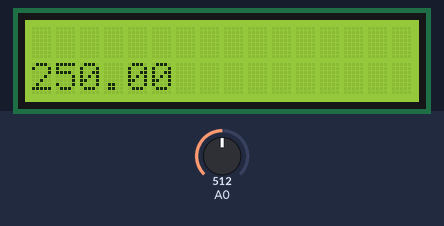
Bench run of a sketch on a simulated Arduino Uno, built with avr-gcc and run on an emulated ATmega328P. On the bench: 16×2 character LCD. The test bench sets the inputs (shaded band); at power-on: A0 = 512.

Above: at 1.2 s.
1.3 s: A0 set to 716
At 2.9 s:
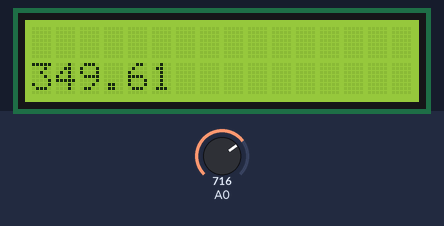
4.6 s: A0 set to 900
At 5.5 s:
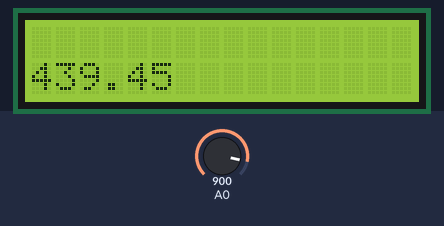
7.6 s: A0 set to 1023
At 8.9 s:
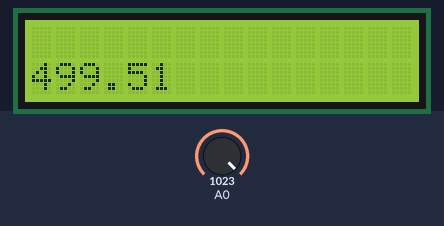
Timing chart, 0 to 10.6 s (numbered marks = the images above; inputs shaded):
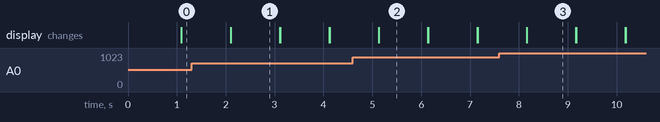

Measured:
- after the input at 1.3 s, the display: first differs from a run without the input after 0.80 s (image 1)
- after the input at 4.6 s, the display: first differs from a run without the input after 0.53 s (image 2)
- after the input at 7.6 s, the display: first differs from a run without the input after 0.56 s (image 3)
- what the display in image 1 shows lasts 1.0 s, from 2.1 s to 3.1 s

The sketch:

ADC.ino
```cpp
// To interface Potentiometer to Arduino UNO, read the analog values and print it on CLCD and test ADC

// to use i2C protocol and LCD library
// i2C library

#include<Wire.h>
// LCD library with i2C
#include<LiquidCrystal_I2C.h>

// create object of lcd with i2c address of 0x27, 2 line display with 16 character each
LiquidCrystal_I2C lcd(0x27, 16, 2);

void setup()
{
  // initialize the lcd
  lcd.init();

  // turn ON the back light
  lcd.backlight();

  // clear the CLCD
  lcd.clear();

  // to set cursor to the first position
  lcd.home();

  // set cursor to Line 1
  lcd.setCursor(0,0);
  lcd.print("ADC TEST");

}

void loop()
{
  String temperature;

  // to read values from 0 to 1023
  //unsigned int adc_val = analogRead(A0)
  //float volt;

  // to convert adc_val to voltage
  //volt = (float)(adc_val * (float)(5/1024));

  // voltage into temperature
  temperature = String (((analogRead(A0) * (float)5/1024)) / (float) 0.01);


  // to read values from POT at A0
  //ADC_VAL = (analogRead(A0));

  // to set cursor at Line 2
  lcd.setCursor(0,1);
  lcd.print(temperature);
  delay(1000);
  lcd.clear();

}
```
